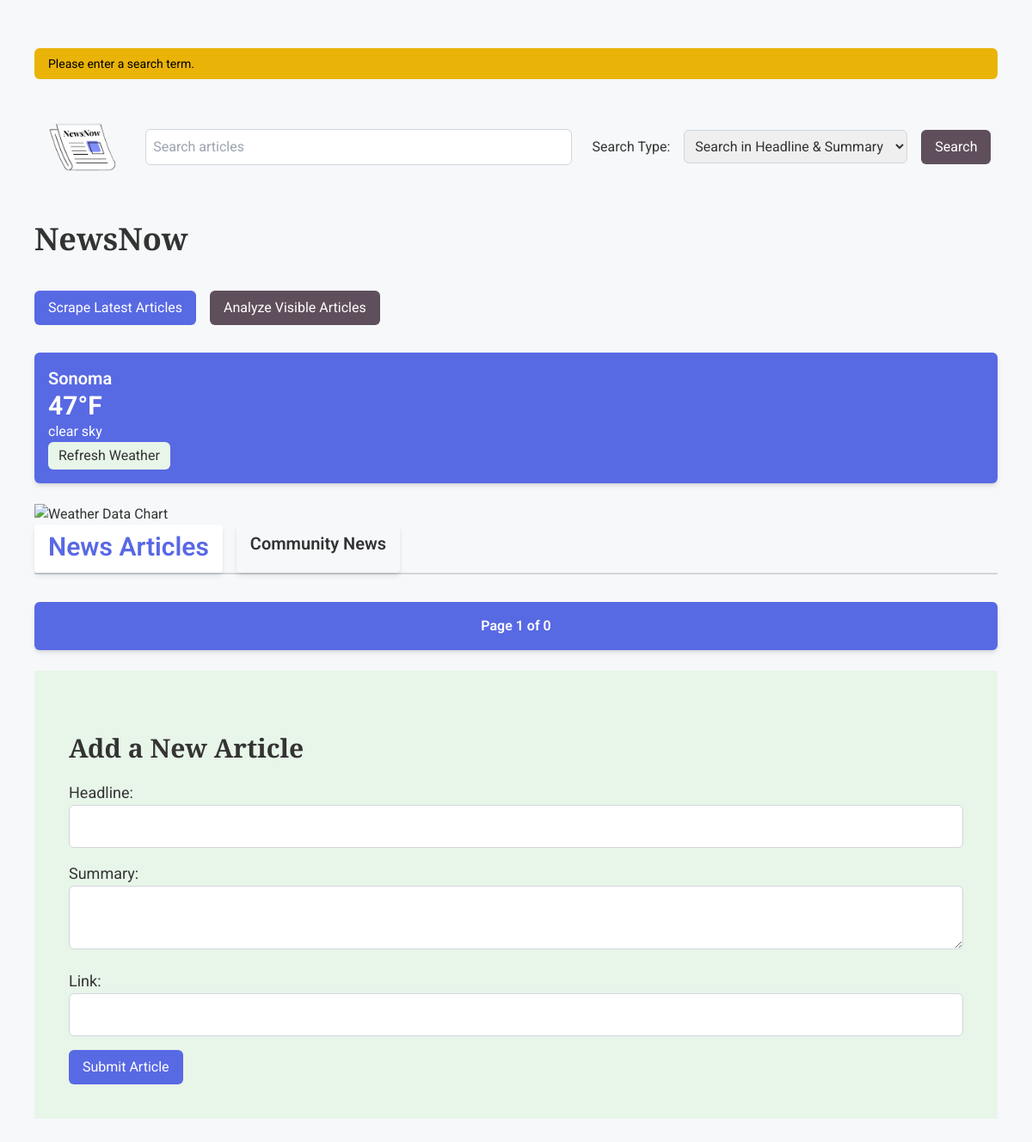
The page /search on the database as committed earlier.
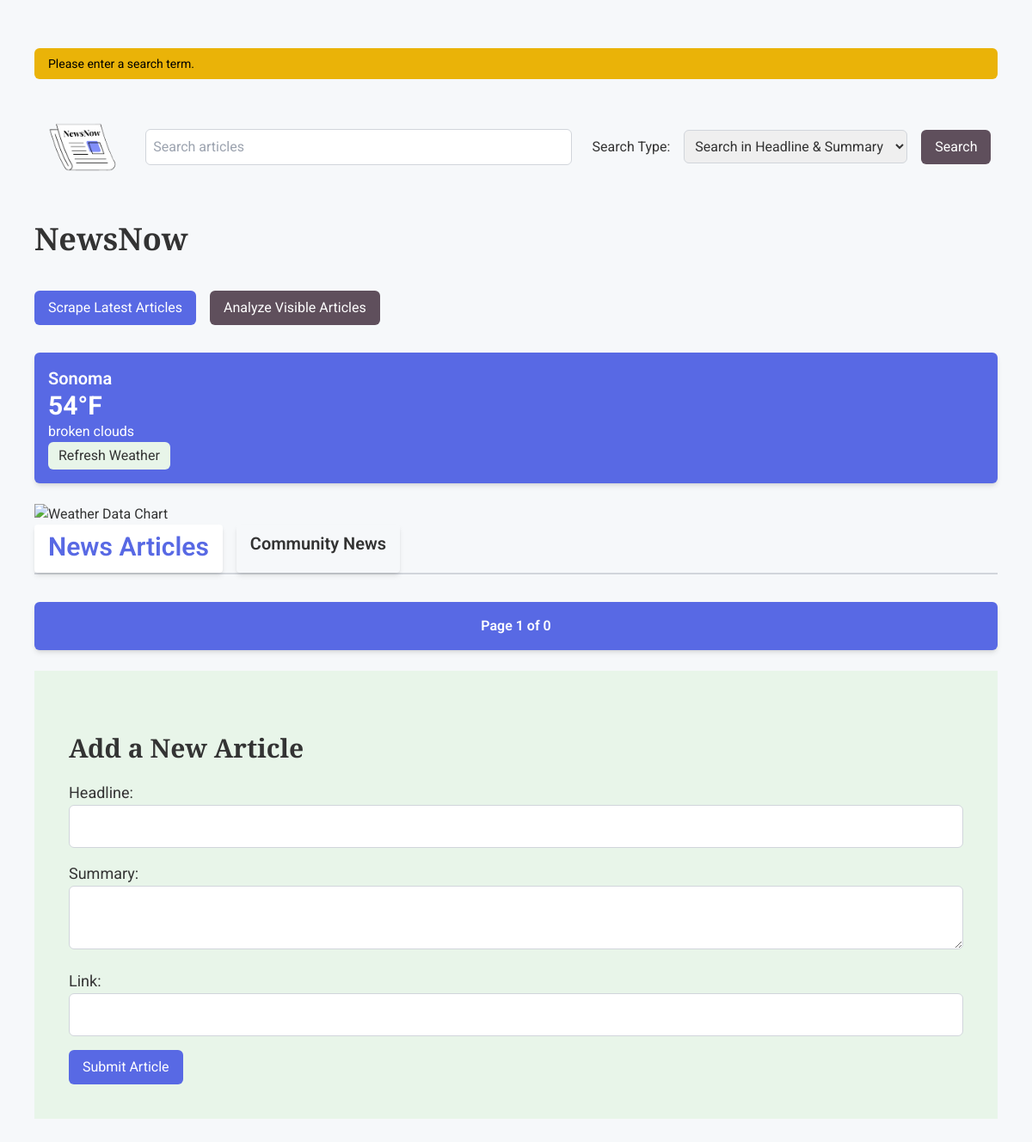
The same page on the database as committed later.
### models.py (models this page shows)
class Weather(Base): # New class that inherits from Base to map to database table
    __tablename__ = 'weather' # Specifies name of database table
    id = Column(Integer, primary_key=True) # Defines column named id which is an integer and primary key
    temp = Column(Float, nullable=False) # Defines column named temp
    city = Column(String, nullable=False, default=Config.DEFAULT_CITY) # Defines column named city and the default is DEFAULT_CITY
    description = Column(String, nullable=False) # Defines column named description
    last_updated = Column(DateTime, default=lambda: datetime.now(timezone.utc)) # Defines column named last_updated using a callable lambda function to dynamically assign a default value determined at runtime

### app.py (the view)
@app.route('/search', methods = ['GET'])
def search():
    query = request.args.get('query', '') # Retrieves the value of the query parameter named 'query' from the request. Default is an empty string
    search_type = request.args.get('search_type', 'headline_summary')  # Retrieves the selected search type (default: 'headline_summary')
    try:
        if query: # If search term was entered
            if search_type == 'headline_summary':
                results = search_articles_complex_1(query)  # Search across headline & summary
            elif search_type == 'wildcard_phrase':
                results = search_articles_complex_2(query)  # Search with wildcards or phrase
            else:
                results = []
                flash("Invalid search type selected.", "error")
            if not results:
                flash("No articles found for your search.", "info")
        else:
            results = [] # If no search term entered results is assigned empty list
            flash("Please enter a search term.", "info")
        weather_data = session.query(Weather).first()
        total_articles = len(results)
        per_page = 5 # Keep it consistent with the main page
        total_pages = (total_articles + per_page - 1) // per_page
        page = 1 # Default to the first page when searching
        return render_template('index.html', articles=results, weather=weather_data,
                                page=page, total_articles=total_articles,
                                per_page=per_page, total_pages=total_pages)
    except Exception as e:
        logging.error(f"Error searching articles: {e}")
        flash("An error occurred during search. Please try again.", "error")
        return render_template('index.html', articles=[], page=1, total_articles=0, per_page=5, total_pages=1)

### app.py (called while the page is built)
@app.before_request
def refresh_session():
    session.close()  # Rollback any pending transactions
    session.expire_all()  # Ensure fresh data is loaded

### templates/index.html (shortened to what this page needs)
<!DOCTYPE html>
<html lang="en">
<head>
    <script src="https://cdn.tailwindcss.com"></script>
</head>
<body class="bg-background text-text font-body p-10">
    {% with messages = get_flashed_messages(with_categories=true) %}
        {% if messages %}
            <div class="my-4">
                {% for category, message in messages %}
                <div class="
                alert px-4 py-2 rounded-md text-sm mb-2
                {% if category == 'success' %}
                    bg-green-500 text-white
                {% elif category == 'error' %}
                    bg-red-500 text-white
                {% elif category == 'info' %}
                    bg-yellow-500 text-black
                {% else %}
                    bg-blue-500 text-white
                {% endif %}
                ">
                {{ message }}
                {% endfor %}
            </div>
        {% endif %}
    {% endwith %}
    <section class="mb-4">
        <div class="flex flex-col md:flex-row gap-4 md:items-center">
            <a href="/">
                <img src="/static/images/newsnow_logo.PNG" alt="NewsNow logo" class="w-24 md:w-32 h-auto">
            </a>
            <form action="/search" method="GET" class="flex flex-col md:flex-row gap-4 md:items-center w-full">
                <input type="text" name="query" placeholder="Search articles" aria-label="Search articles" class="p-2 border border-gray-300 rounded-md focus:outline-none focus:ring-2 focus:ring-accent w-full md:w-1/2" required>
                <label for="search_type" class="ml-2">Search Type:</label>
                <select name="search_type" id="search_type" class="p-2 border border-gray-300 rounded-md">
                    <option value="headline_summary">Search in Headline & Summary</option>
                </select>
                <button type="submit" class="bg-primary text-white py-2 px-4 rounded-md hover:bg-[#7B6E7B] active:bg-[#6E616E] transition-all">Search</button>
            </form>
        </div>
    </section>
    <section class="mb-10">
        <h1 class="text-4xl font-heading font-semibold text-text">NewsNow</h1>
    </section>
    <section class="flex flex-wrap gap-4 mb-8">
        <form action="/scrape" method="POST">
            <button type="submit" id="scrape-articles-button" class="bg-accent text-white py-2 px-4 rounded-md hover:bg-[#5264f8] active:bg-[#E1D1E2] transition-all">Scrape Latest Articles</button>
        </form>
        <button onclick="analyzeVisibleArticles()" id="analyze-articles-button" class="bg-primary text-white py-2 px-4 rounded-md hover:bg-[#7B6E7B] active:bg-[#6E616E] transition-all">
            Analyze Visible Articles
        </button>
    </section>
    <div class="weather-widget my-6 p-4 bg-accent text-white shadow-md rounded-md">
        {% if weather %}
            <p class="text-xl font-semibold">{{ weather.city }}</p>
            <p class="text-3xl font-bold">{{ weather.temp | int }}°F</p>
            <p>{{ weather.description }}</p>
        {% else %}
            <p>Weather data unavailable</p>
        {% endif %}
        <form action="/update_weather" method="POST">
            <button type="submit" class="bg-secondary text-text py-1 px-3 rounded-md hover:bg-[#f5fbf6] transition-all">Refresh Weather</button>
        </form>
    </div>
    <img src="{{ url_for('weather_chart') }}" alt="Weather Data Chart">
    <section class="flex space-x-4 mb-8 border-b-2 border-gray-300">
        <h1 id="news-tab"
        class="tab-button text-3xl font-semibold py-2 px-4 border-b-4 border-transparent border-accent shadow-md rounded bg-white text-accent cursor-pointer">
        News Articles</h1>
    <h1 id="community-tab"
        class="tab-button text-xl font-semibold py-2 px-4 border-b-4 border-transparent shadow-md rounded cursor-pointer">
        Community News</h1>
    </section>
    <div class="pagination mt-6 text-center my-6 p-4 bg-accent shadow-md rounded-md">
        <span class="font-semibold text-white mx-4">Page {{ page }} of {{ total_pages }}</span>
    </div>
    <div id="news-form" class="bg-secondary p-10">
        <h2 class="text-3xl font-semibold font-heading mt-8 mb-5">Add a New Article</h2>
        <form action="{{ url_for('add_article') }}" method="post" class="space-y-4">
            <div>
                <label for="headline" class="block text-lg">Headline:</label>
                <input type="text" id="headline" name="headline" class="p-3 border border-gray-300 rounded-md w-full">
            </div>
            <div>
                <label for="summary" class="block text-lg">Summary:</label>
                <textarea id="summary" name="summary" class="p-3 border border-gray-300 rounded-md w-full"></textarea>
            </div>
            <div>
                <label for="link" class="block text-lg">Link:</label>
                <input type="url" id="link" name="link" class="p-3 border border-gray-300 rounded-md w-full">
            </div>
            <button type="submit" class="bg-accent text-white py-2 px-4 rounded-md hover:bg-[#5264f8] active:bg-[#E1D1E2] transition-all">Submit Article</button>
        </form>
    </div>
</body>
</html>

Rows that differ between the two databases and show on the page:
changed Weather "Sonoma": temp "47" → "54"; description "clear sky" → "broken clouds"
